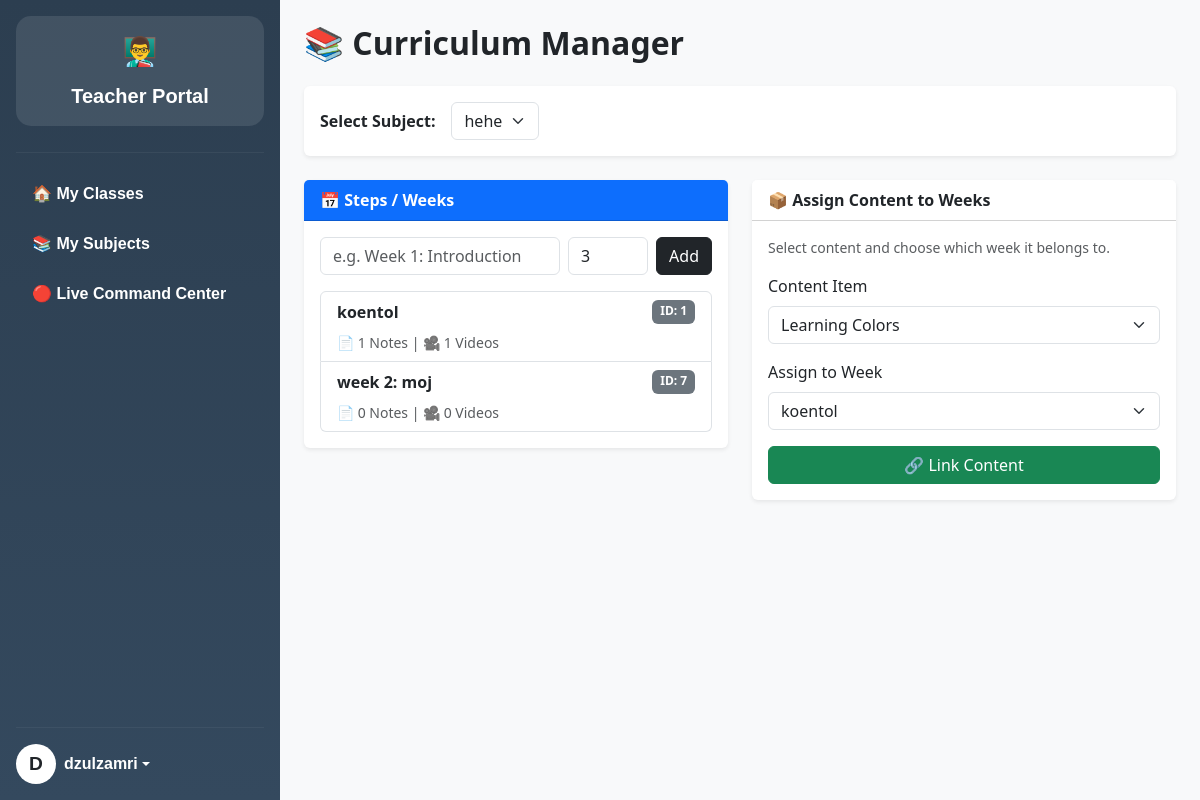
The app's page /teacher/manage_weeks.php (signed in) with its own data.
### tables this page shows
CREATE TABLE `weeks` (
  `week_id` int(11) NOT NULL,
  `subject_id` int(11) NOT NULL,
  `title` varchar(255) NOT NULL,
  `sort_order` int(11) DEFAULT 0,
  `is_visible` tinyint(1) DEFAULT 0
);

### teacher/manage_weeks.php (the view, shortened to what this page needs)
<?php
require_once '../config/db.php';
$teacher_id = $_SESSION['user_id'];
$subjects_sql = "SELECT DISTINCT s.subject_id, s.name
                 FROM subjects s
                 JOIN classes c ON s.subject_id = c.subject_id
                 WHERE c.teacher_id = ?";
$stmt = $pdo->prepare($subjects_sql);
$stmt->execute([$teacher_id]);
$my_subjects = $stmt->fetchAll();
$selected_subject_id = isset($_GET['subject_id']) ? $_GET['subject_id'] : ($my_subjects[0]['subject_id'] ?? null);
$weeks = [];
if ($selected_subject_id) {
    $w_stmt = $pdo->prepare("SELECT * FROM weeks WHERE subject_id = ? ORDER BY sort_order ASC");
    $w_stmt->execute([$selected_subject_id]);
    $weeks = $w_stmt->fetchAll();
}
$all_notes = $pdo->query("SELECT material_id, title FROM materials WHERE type='note'")->fetchAll();
?>
<!DOCTYPE html>
<html lang="en">
<head>
    <link href="https://cdn.jsdelivr.net/npm/bootstrap@5.3.0/dist/css/bootstrap.min.css" rel="stylesheet">
</head>
<body class="bg-light">
<div class="d-flex">
    <?php include 'sidebar.php'; ?>
    <div class="flex-grow-1 p-4">
        <h2 class="fw-bold mb-4">📚 Curriculum Manager</h2>
        <div class="card mb-4 shadow-sm border-0">
            <div class="card-body d-flex align-items-center">
                <label class="fw-bold me-3">Select Subject:</label>
                <select onchange="window.location.href='?subject_id='+this.value" class="form-select w-auto">
                    <?php foreach($my_subjects as $s): ?>
                        <option value="<?php echo $s['subject_id']; ?>" <?php if($s['subject_id'] == $selected_subject_id) echo 'selected'; ?>>
                            <?php echo htmlspecialchars($s['name']); ?>
                        </option>
                    <?php endforeach; ?>
                </select>
            </div>
        </div>
        <?php if($selected_subject_id): ?>
            <div class="row">
                <div class="col-md-6">
                    <div class="card shadow-sm border-0 mb-4">
                        <div class="card-header bg-primary text-white fw-bold">
                            📅 Steps / Weeks
                        </div>
                        <div class="card-body">
                            <form method="POST" class="d-flex gap-2 mb-3">
                                <input type="text" name="week_title" class="form-control" placeholder="e.g. Week 1: Introduction" required>
                                <input type="number" name="sort_order" class="form-control" placeholder="Order" style="max-width: 80px;" value="<?php echo count($weeks)+1; ?>">
                                <button type="submit" name="add_week" class="btn btn-dark">Add</button>
                            </form>
                            <div class="list-group">
                                <?php foreach($weeks as $w): ?>
                                    <div class="list-group-item">
                                        <div class="d-flex justify-content-between">
                                            <strong><?php echo htmlspecialchars($w['title']); ?></strong>
                                            <span class="badge bg-secondary">ID: <?php echo $w['week_id']; ?></span>
                                        </div>
                                        <?php
                                            $curr_notes = $pdo->prepare("SELECT title FROM materials WHERE week_id = ?"); $curr_notes->execute([$w['week_id']]);
                                            $curr_vids = $pdo->prepare("SELECT title FROM videos WHERE week_id = ?"); $curr_vids->execute([$w['week_id']]);
                                        ?>
                                        <div class="mt-2 text-muted small">
                                            📄 <?php echo $curr_notes->rowCount(); ?> Notes | 🎥 <?php echo $curr_vids->rowCount(); ?> Videos
                                        </div>
                                    </div>
                                <?php endforeach; ?>
                            </div>
                        </div>
                    </div>
                </div>
                <div class="col-md-6">
                    <div class="card shadow-sm border-0">
                        <div class="card-header bg-white fw-bold">
                            📦 Assign Content to Weeks
                        </div>
                        <div class="card-body">
                            <p class="text-muted small">Select content and choose which week it belongs to.</p>
                            <form method="POST">
                                <div class="mb-3">
                                    <label class="form-label">Content Item</label>
                                    <select name="content_id" class="form-select" required onchange="updateContentType(this)">
                                        <optgroup label="📄 Notes">
                                            <?php foreach($all_notes as $n): echo "<option value='{$n['material_id']}' data-type='note'>{$n['title']}</option>"; endforeach; ?>
                                        </optgroup>
                                    </select>
                                </div>
                                <div class="mb-3">
                                    <label class="form-label">Assign to Week</label>
                                    <select name="week_id" class="form-select" required>
                                        <?php foreach($weeks as $w): ?>
                                            <option value="<?php echo $w['week_id']; ?>"><?php echo htmlspecialchars($w['title']); ?></option>
                                        <?php endforeach; ?>
                                    </select>
                                </div>
                                <button type="submit" name="update_content_week" class="btn btn-success w-100">🔗 Link Content</button>
                            </form>
                        </div>
                    </div>
                </div>
            </div>
        <?php endif; ?>
    </div>
</div>
</body>
</html>

### records on screen
weeks: title "koentol", week_id "1", rowCount "1"
weeks: title "week 2: moj", week_id "7", rowCount "0"

### other values on screen
substr($name, 0, 1) "D"
$_SESSION['full_name'] "dzulzamri"
form field value "hehe"
form field content_id "Learning Colors"
form field week_id "koentol"
